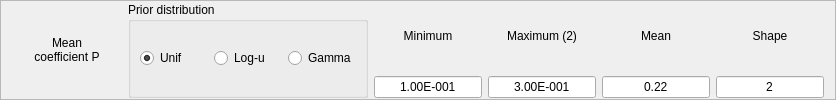
       <widget class="QFrame" name="frame_2">
        <property name="maximumSize">
         <size>
          <width>16777215</width>
          <height>100</height>
         </size>
        </property>
        <property name="frameShape">
         <enum>QFrame::StyledPanel</enum>
        </property>
        <property name="frameShadow">
         <enum>QFrame::Raised</enum>
        </property>
        <layout class="QHBoxLayout" name="horizontalLayout_2">
         <property name="topMargin">
          <number>1</number>
         </property>
         <property name="bottomMargin">
          <number>1</number>
         </property>
         <item>
          <widget class="QLabel" name="mcpLabel">
           <property name="minimumSize">
            <size>
             <width>110</width>
             <height>0</height>
            </size>
           </property>
           <property name="maximumSize">
            <size>
             <width>110</width>
             <height>16777215</height>
            </size>
           </property>
           <property name="text">
            <string>Mean
coefficient P</string>
           </property>
           <property name="alignment">
            <set>Qt::AlignCenter</set>
           </property>
          </widget>
         </item>
         <item>
          <widget class="QGroupBox" name="groupBox">
           <property name="minimumSize">
            <size>
             <width>240</width>
             <height>0</height>
            </size>
           </property>
           <property name="maximumSize">
            <size>
             <width>240</width>
             <height>16777215</height>
            </size>
           </property>
           <property name="title">
            <string>Prior distribution</string>
           </property>
           <layout class="QHBoxLayout" name="horizontalLayout">
            <item>
             <widget class="QRadioButton" name="mcpUnifRadio">
              <property name="text">
               <string>Unif</string>
              </property>
              <property name="checked">
               <bool>true</bool>
              </property>
             </widget>
            </item>
            <item>
             <widget class="QRadioButton" name="mcpLogRadio">
              <property name="text">
               <string>Log-u</string>
              </property>
             </widget>
            </item>
            <item>
             <widget class="QRadioButton" name="mcpGammaRadio">
              <property name="text">
               <string>Gamma</string>
              </property>
             </widget>
            </item>
           </layout>
          </widget>
         </item>
         <item>
          <layout class="QVBoxLayout" name="verticalLayout">
           <item>
            <widget class="QLabel" name="label_4">
             <property name="maximumSize">
              <size>
               <width>16777215</width>
               <height>16777215</height>
              </size>
             </property>
             <property name="text">
              <string>Minimum</string>
             </property>
             <property name="alignment">
              <set>Qt::AlignCenter</set>
             </property>
            </widget>
           </item>
           <item>
            <widget class="QLineEdit" name="mcpMinEdit">
             <property name="maximumSize">
              <size>
               <width>16777215</width>
               <height>16777215</height>
              </size>
             </property>
             <property name="text">
              <string>1.00E-001</string>
             </property>
             <property name="alignment">
              <set>Qt::AlignCenter</set>
             </property>
            </widget>
           </item>
          </layout>
         </item>
         <item>
          <layout class="QVBoxLayout" name="verticalLayout_2">
           <item>
            <widget class="QLabel" name="label_5">
             <property name="maximumSize">
              <size>
               <width>16777215</width>
               <height>16777215</height>
              </size>
             </property>
             <property name="text">
              <string>Maximum (2)</string>
             </property>
             <property name="alignment">
              <set>Qt::AlignCenter</set>
             </property>
            </widget>
           </item>
           <item>
            <widget class="QLineEdit" name="mcpMaxEdit">
             <property name="maximumSize">
              <size>
               <width>16777215</width>
               <height>16777215</height>
              </size>
             </property>
             <property name="text">
              <string>3.00E-001</string>
             </property>
             <property name="alignment">
              <set>Qt::AlignCenter</set>
             </property>
            </widget>
           </item>
          </layout>
         </item>
         <item>
          <layout class="QVBoxLayout" name="verticalLayout_3">
           <item>
            <widget class="QLabel" name="label_7">
             <property name="maximumSize">
              <size>
               <width>16777215</width>
               <height>16777215</height>
              </size>
             </property>
             <property name="text">
              <string>Mean</string>
             </property>
             <property name="alignment">
              <set>Qt::AlignCenter</set>
             </property>
            </widget>
           </item>
           <item>
            <widget class="QLineEdit" name="mcpMeanEdit">
             <property name="maximumSize">
              <size>
               <width>16777215</width>
               <height>16777215</height>
              </size>
             </property>
             <property name="text">
              <string>0.22</string>
             </property>
             <property name="alignment">
              <set>Qt::AlignCenter</set>
             </property>
            </widget>
           </item>
          </layout>
         </item>
         <item>
          <layout class="QVBoxLayout" name="verticalLayout_4">
           <item>
            <widget class="QLabel" name="label_6">
             <property name="maximumSize">
              <size>
               <width>16777215</width>
               <height>16777215</height>
              </size>
             </property>
             <property name="text">
              <string>Shape</string>
             </property>
             <property name="alignment">
              <set>Qt::AlignCenter</set>
             </property>
            </widget>
           </item>
           <item>
            <widget class="QLineEdit" name="mcpShapeEdit">
             <property name="maximumSize">
              <size>
               <width>16777215</width>
               <height>16777215</height>
              </size>
             </property>
             <property name="text">
              <string>2</string>
             </property>
             <property name="alignment">
              <set>Qt::AlignCenter</set>
             </property>
            </widget>
           </item>
          </layout>
         </item>
        </layout>
       </widget>
